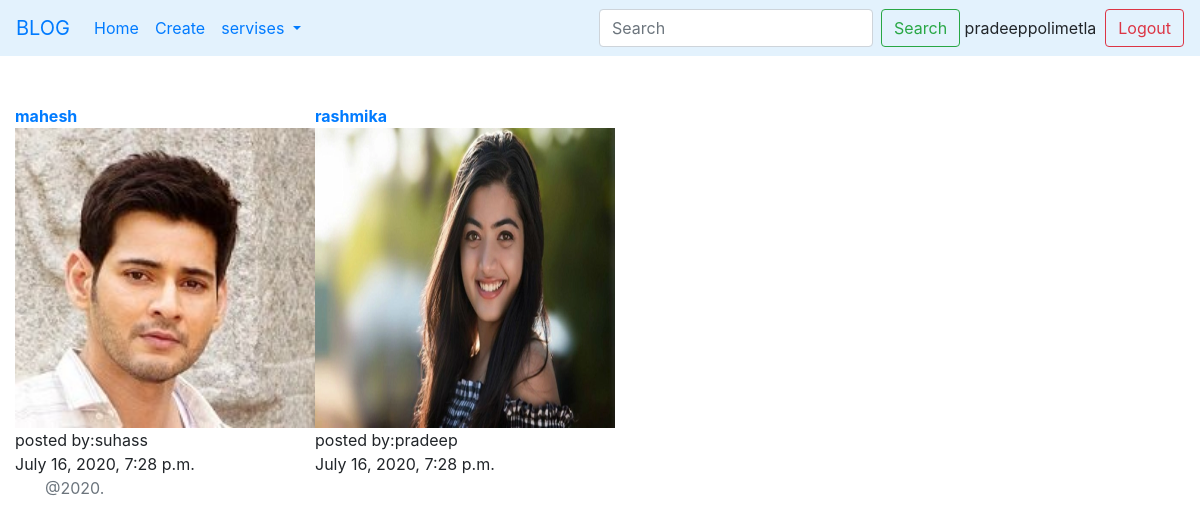
The app's page / (signed in) with its own data.
### myapp/models.py (models this page shows, shortened)
class UserTimeStamp(models.Model):
	created_at = models.DateTimeField(auto_now_add = True)
	update_at = models.DateTimeField(auto_now = True)
	user = models.ForeignKey(User,on_delete = models.CASCADE)
	class Meta:
		abstract = True

class Post(UserTimeStamp):
	title = models.CharField(max_length = 100)
	description = models.CharField(max_length = 200)
	image = models.ImageField(upload_to = '')
	created_by = models.CharField(max_length = 50)
	likes = models.IntegerField(default = 0)

### myapp/views.py (the view)
# urls.py: path('',index,name = 'index'),
def index(request):
	p = Post.objects.all()
	context = {'Posts':p}
	return render(request,'index.html',context)

### myapp/templates/index.html
{% extends 'base.html' %}
{% block content %}
<div class = "row">
{% for i in Posts %}
	<div class = "col-3">
<a href="{% url 'myapp:detail' i.pk %}"><b>{{i.title}}</b></a><br>
<img src = "{{i.image.url}}" height = "300" width = "300" ><br>
posted by:{{i.created_by}}<br>
{{i.created_at}}
</div>
{% endfor %}
<br></div>
{% endblock %}

### myapp/templates/base.html (shortened to what this page needs)
<!DOCTYPE html>
<html>
<head>
<link rel="stylesheet" href="https://stackpath.bootstrapcdn.com/bootstrap/4.5.0/css/bootstrap.min.css">
</head>
<body>
	<nav class="navbar navbar-expand-lg"
	style="background-color: #e3f2fd;">
  <a class="navbar-brand" href="#">BLOG</a>
  <div class="collapse navbar-collapse" id="navbarSupportedContent">
    <ul class="navbar-nav mr-auto">
      <li class="nav-item active">
        <a class="nav-link" href="{% url 'myapp:index' %}">Home <span class="sr-only">(current)</span></a>
      </li>
      <li class="nav-item">
        <a class="nav-link" href="{% url 'myapp:create' %}">Create</a>
      </li>
      <li class="nav-item dropdown">
        <a class="nav-link dropdown-toggle" href="#" id="navbarDropdown" role="button" data-toggle="dropdown" aria-haspopup="true" aria-expanded="false">
          servises
        </a>
      </li>
      <li class="nav-item">
        <a class="nav-link disabled" href="#"></a>
      </li>
    </ul>
    <form class="form-inline my-2 my-lg-0">
      <input class="form-control mr-sm-2" type="search" placeholder="Search" aria-label="Search">
      <button class="btn btn-outline-success my-2 my-sm-0" type="submit">Search</button>&nbsp;
    </form>
    {% if user.is_authenticated %}
    {{request.user}}&nbsp;&nbsp;<a class="btn btn-outline-danger" href = "{% url 'auth_logout' %}">Logout</a>
    {% else %}
    <a class="btn btn-outline-primary" href = "{% url 'registration_register' %}">Register</a>&nbsp;
    <a class="btn btn-outline-primary" href = "{% url 'auth_login' %}">Login</a>
    {% endif %}
  </div>
</nav>
<div class = "container-fluid">
	<br></br>
{% block content %}{% endblock %}
</div>
<footer class = "footer">
	<div class = "container">
		<span class = "text-muted">@2020.</span>
	</div>
</footer>
</body>
</html>

### records on screen
Post: title "mahesh", image (picture), created_by "suhass", created_at "July 16, 2020, 7:28 p.m."
Post: title "rashmika", image (picture), created_by "pradeep", created_at "July 16, 2020, 7:28 p.m."

### other values on screen
{{ request.user }} "pradeeppolimetla"
